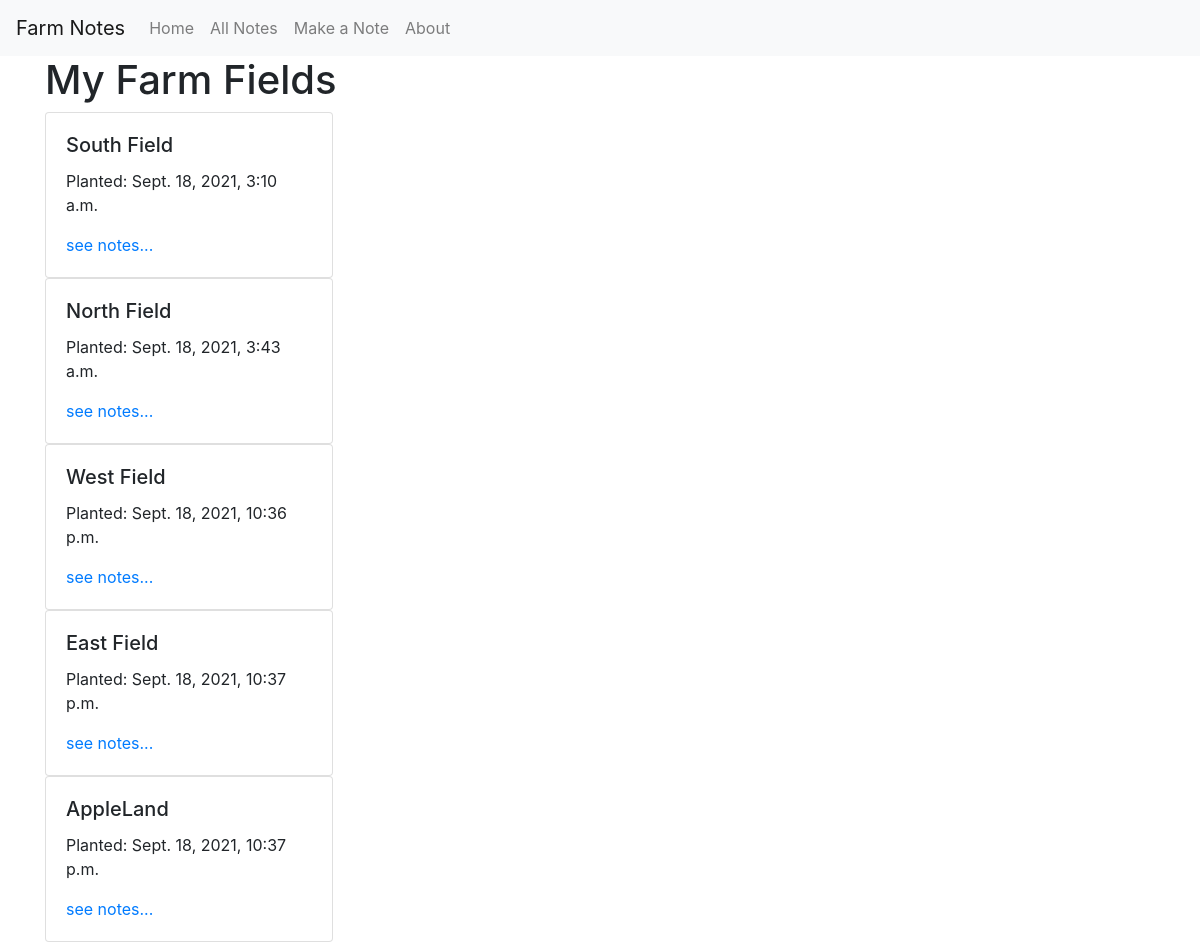
/farmnotes/, run on the app's committed database.
### farmnotes/models.py (models this page shows, shortened)
class Field(models.Model):
	field_name = models.CharField(max_length=200)
	date_planted = models.DateTimeField()

### farmnotes/views.py (the view)
# urls.py: path('', views.index, name='index'),
def index(request):
    latest_fields = Field.objects.all()
    context = {'latest_fields': latest_fields}
    return render(request, 'farmnotes/index.html', context)

### farmnotes/templates/farmnotes/index.html (shortened to what this page needs)
{% extends './skeleton.html' %}
{% block content %}
    <h1>My Farm Fields</h1>
    {% if latest_fields %}
        {% for field in latest_fields %}
        <div class="card" style="width:18rem;">
            <div class="card-body">
                <h5 class="card-title">{{ field.field_name }}</h5>
                <p class="card-text">Planted: {{ field.date_planted }}</p>
                <a href="/farmnotes/{{ field.id }}/" class="card-link">see notes... </a>
            </div>
        </div>
        {% endfor %}
    {% else %}
        <p>No fields are available.</p>
    {% endif %}
{% endblock %}
    {% load static %}

### farmnotes/templates/farmnotes/skeleton.html (shortened to what this page needs)
<!DOCTYPE html>
<html>
<head>
    {% load static %}
    <link rel="stylesheet" type="text/css" href="{% static 'farmnotes/style.css' %}">
    <link rel="stylesheet" href="https://stackpath.bootstrapcdn.com/bootstrap/4.3.1/css/bootstrap.min.css">
</head>
<body>
    <nav class="navbar navbar-expand-sm navbar-light bg-light">
      <a class="navbar-brand" href="/">Farm Notes</a>
      <div class="collapse navbar-collapse" id="navbarText">
        <ul class="navbar-nav mr-auto">
          <li class="nav-item">
            <a class="nav-link" href="">Home</a>
          </li>
          <li class="nav-item">
            <a class="nav-link" href="">All Notes</a>
          </li>
        <li class="nav-item">
            <a class="nav-link" href="">Make a Note</a>
          </li>
          <li class="nav-item">
            <a class="nav-link" href="">About</a>
          </li>
        </ul>
      </div>
    </nav>
    <main role ="main" class="container">
    {% block content%}
    {% endblock %}
  </main>
</body>
</html>

### farmnotes/static/farmnotes/style.css (style rules this page uses)
body { #background: yellowgreen; }

### data on the page
Field: field_name "South Field", date_planted "Sept. 18, 2021, 3:10 a.m."
Field: field_name "North Field", date_planted "Sept. 18, 2021, 3:43 a.m."
Field: field_name "West Field", date_planted "Sept. 18, 2021, 10:36 p.m."
Field: field_name "East Field", date_planted "Sept. 18, 2021, 10:37 p.m."
Field: field_name "AppleLand", date_planted "Sept. 18, 2021, 10:37 p.m."
